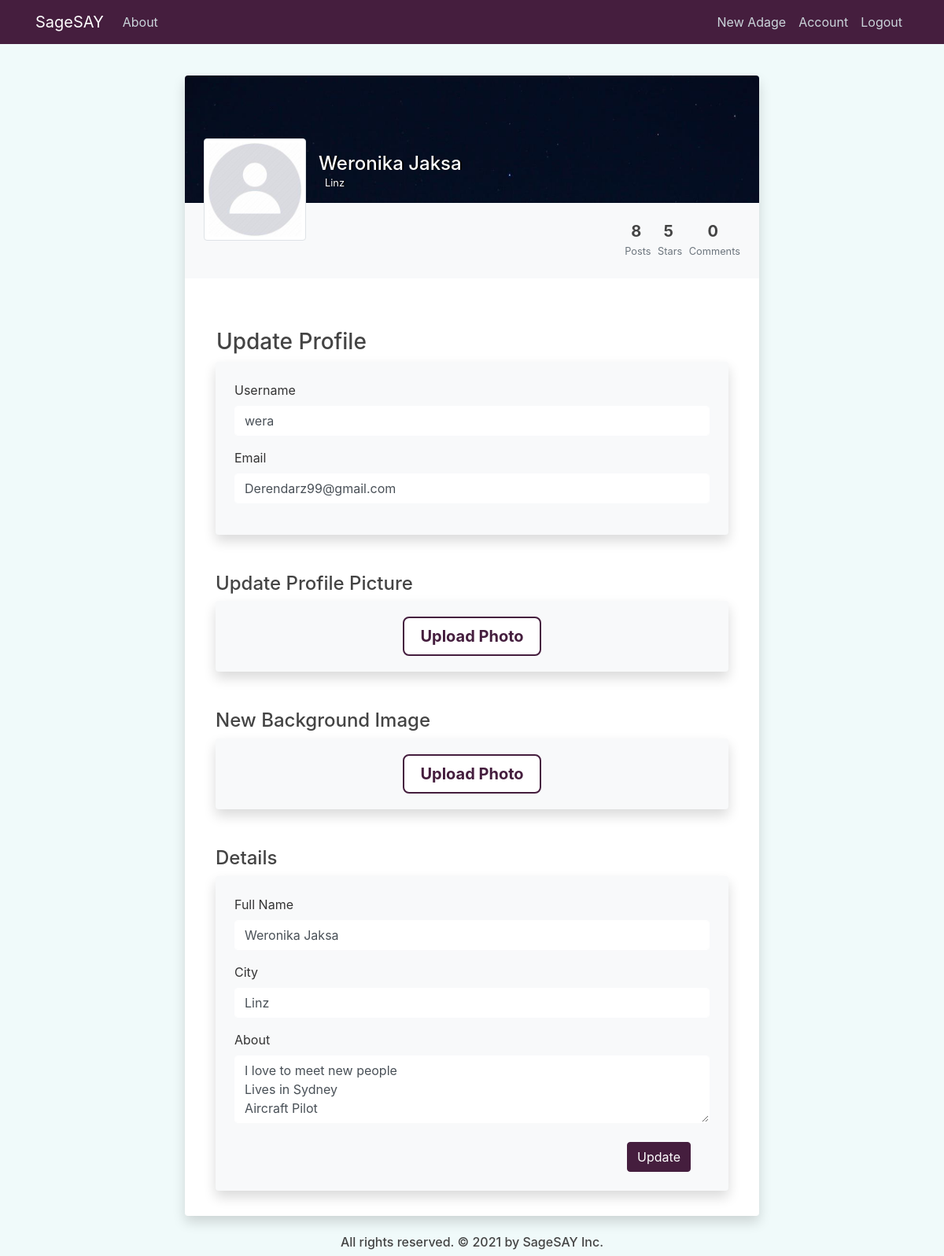
The app's page /user/wera/update (signed in), older data.
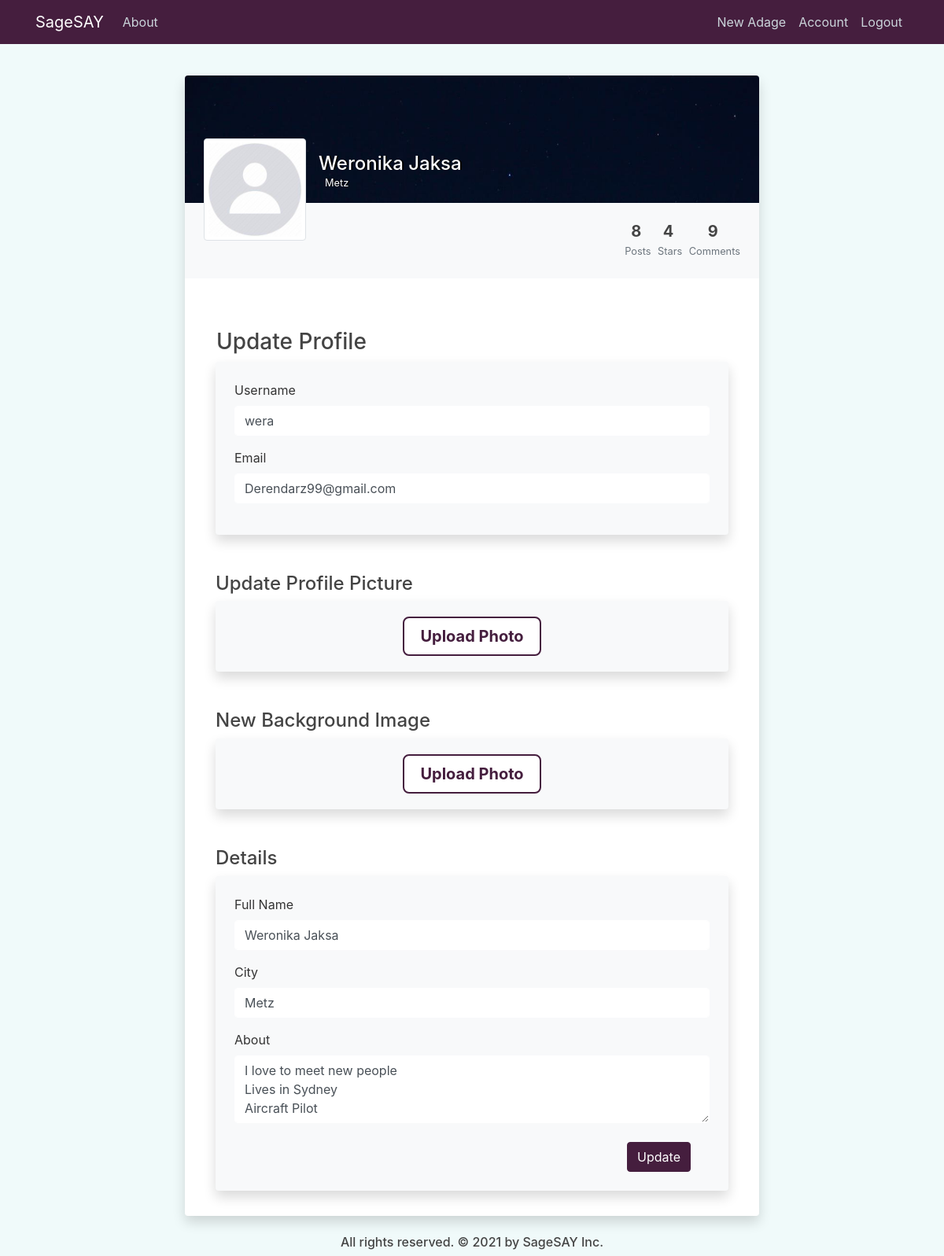
The same page, newer data.
### quotes_app/models.py (models this page shows, shortened)
class MoreInfoUser(db.Model):
    id = db.Column(db.Integer, primary_key=True)
    last_update = db.Column(db.DateTime, nullable=False, default=dt.utcnow)
    background_pic = db.Column(db.String(20), nullable=False, default='profile_bg.jpg')
    full_name = db.Column(db.String(120), nullable=False, default='Adam Smith')
    city = db.Column(db.String(90), nullable=False, default='Sydney')
    about = db.Column(db.Text, nullable=False, default='I love to meet new people<br>Lives in Sydney<br>Aircraft Pilot')
    user_id = db.Column(db.Integer, db.ForeignKey('user.id'), nullable=False)

### quotes_app/users/routes.py (the view)
@users.route("/user/<string:username>/update", methods=['GET', 'POST'])
@login_required
def update_profile(username):
    user = User.query.filter_by(username=username).first_or_404()
    if user != current_user:
        flash("You can't update this profile.", 'quotes')
        return redirect(url_for('main.home'))
    form = UpdateProfileForm()
    about_user = MoreInfoUser.query.filter_by(info_author=user).first()
    if form.validate_on_submit():
        if form.profile_pic.data:
            profile_pic_file = save_picture(form.profile_pic.data, 1)
            remove_picture(current_user.image_file, 1)
            current_user.image_file = profile_pic_file
        if form.background_pic.data:
            background_pic_file = save_picture(form.background_pic.data, 2)
            remove_picture(about_user.background_pic, 2)
            about_user.background_pic = background_pic_file
        current_user.username = form.username.data
        current_user.email = form.email.data
        about_user.full_name = form.full_name.data
        about_user.city = form.city.data
        about_user.about = Markup(form.about.data.replace('\n', '<br>')) # to make sure that won't be any malicious code in db
        about_user.last_update = dt.utcnow()
        db.session.commit()
        flash('Your account has been updated!', 'quotes')
        return redirect(url_for('users.user_profile', username=current_user.username))
    elif request.method == 'GET':
        form.username.data = user.username
        form.email.data = user.email
        form.full_name.data = about_user.full_name
        form.city.data = about_user.city
        form.about.data = about_user.about.replace('<br>', '\n')
    _, num_posts, num_likes, num_comments = get_posts_num_plc(user)
    background_image = url_for('static',
        filename='background_pics/' + about_user.background_pic)
    return render_template('update_profile.html', user=user, title='Update Profile',
        about_user=about_user, background_image=background_image, form=form,
        num_posts=num_posts, num_likes=num_likes, num_comments=num_comments)

### quotes_app/users/forms.py (shortened to what this page needs)
class UpdateProfileForm(FlaskForm):
    username = StringField('Username',
        validators=[DataRequired(), Length(min=2, max=20)])
    email = StringField('Email', validators=[DataRequired(), Email()])
    profile_pic = FileField('Update Profile Picture', validators=[FileAllowed(['jpg', 'png'])])
    background_pic = FileField('Update Background Image', validators=[FileAllowed(['jpg', 'png'])])
    full_name = StringField('Full Name',
        validators=[DataRequired(), Length(min=1, max=120)])
    city = StringField('City',
        validators=[DataRequired(), Length(min=1, max=90)])
    about = TextAreaField('About', validators=[DataRequired()])
    submit = SubmitField('Update')

### quotes_app/models.py (called while the page is built)
@login_manager.user_loader
def user_loader(user_id):
    return User.query.get(int(user_id))

### quotes_app/users/utils.py (called while the page is built)
def get_posts_num_plc(user):
    posts = Post.query.filter_by(posted_by=user)\
    .order_by(Post.date_posted.desc())
    num_posts = posts.all()
    num_posts = len(num_posts)
    num_likes = len(Like.query.filter_by(like_author=user).all())
    num_comments = len(Comment.query.filter_by(comment_author=user).all())
    return posts, num_posts, num_likes, num_comments

### quotes_app/templates/update_profile.html (shortened to what the changed rows need)
{% extends "layout.html" %}
{% block content %}
<div class="col-lg-8 mx-auto">
    <div class="bg-white shadow rounded overflow-hidden">
        <div class="px-4 pt-0 pb-4 cover" style="background-image: url('{{ background_image }}')">
            <div class="media align-items-end profile-head">
                <div class="media-body mb-5">
                    <h4 class="mt-0 mb-0 text-white name-city-shadow">{{ about_user.full_name }}</h4>
                    <p class="small mb-4 text-white name-city-shadow"> {{ about_user.city }}</p>
                </div>
            </div>
        </div>
        <div class="bg-light p-4 d-flex justify-content-end text-center">
            <ul class="list-inline mb-0">
                <li class="list-inline-item">
                    <h5 class="font-weight-bold mb-0 d-block">{{ num_likes }}</h5><small class="text-muted"> Stars</small>
                </li>
                <li class="list-inline-item">
                    <h5 class="font-weight-bold mb-0 d-block">{{ num_comments }}</h5><small class="text-muted"> Comments</small>
                </li>
            </ul>
        </div>
        <div class="px-4 py-3">
            <div class="container">
                <div class="row">
                    <div class="col">
                        <form method="POST" action="" enctype="multipart/form-data">
                            <fieldset class="form-group">
                                <div class="p-4 rounded shadow bg-light">
                                    <div class="form-group">
                                        {{ form.full_name.label(class="form-control-label") }}
                                        {% if form.full_name.errors %}
                                            {{ form.full_name(class="form-control form-control-lg is-invalid") }}
                                            <div class="invalid-feedback">
                                                {% for error in form.full_name.errors %}
                                                    <span>{{ error }}</span>
                                                {% endfor %}
                                            </div>
                                        {% else %}
                                            {{ form.full_name(class="form-control form-lg") }}
                                        {% endif %}
                                    </div>
                                    <div class="form-group">
                                        {{ form.city.label(class="form-control-label") }}
                                        {% if form.city.errors %}
                                            {{ form.city(class="form-control form-control-lg is-invalid") }}
                                            <div class="invalid-feedback">
                                                {% for error in form.city.errors %}
                                                    <span>{{ error }}</span>
                                                {% endfor %}
                                            </div>
                                        {% else %}
                                            {{ form.city(class="form-control form-lg") }}
                                        {% endif %}
                                    </div>
                                    <div class="form-group">
                                        {{ form.about.label(class="form-control-label") }}
                                        {% if form.about.errors %}
                                            {{ form.about(rows="3", class="form-control form-control-lg is-invalid") }}
                                            <div class="invalid-feedback">
                                                {% for error in form.about.errors %}
                                                    <span>{{ error }}</span>
                                                {% endfor %}
                                            </div>
                                        {% else %}
                                            {{ form.about(rows="3", class="form-control form-lg") }}
                                        {% endif %}
                                    </div>
                                </div>
                            </fieldset>
                        </form>
                    </div>
                </div>
            </div>
        </div>
    </div>
</div>
{% endblock content %}

Row changes from the older to the newer data that the page shows:
changed MoreInfoUser "Weronika Jaksa": city "Linz" → "Metz"
Text that changed along with them:
{{ num_likes }}: "5" → "4"
{{ num_comments }}: "0" → "9"
